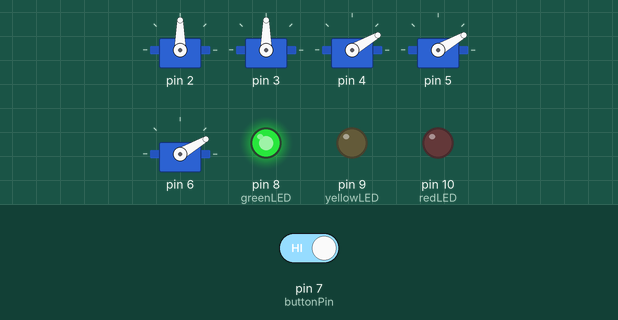
Recording of a sketch running on a simulated Arduino Uno, built with avr-gcc and run on an emulated ATmega328P. On the bench: 5 × servo, output pins drawn as LEDs (lit = HIGH). Inputs (shaded band) come from the test bench; at power-on: pin 7 (buttonPin) HIGH.

Above: at 2.9 s.
3.0 s: pin 7 (buttonPin) driven LOW
At 4.6 s:
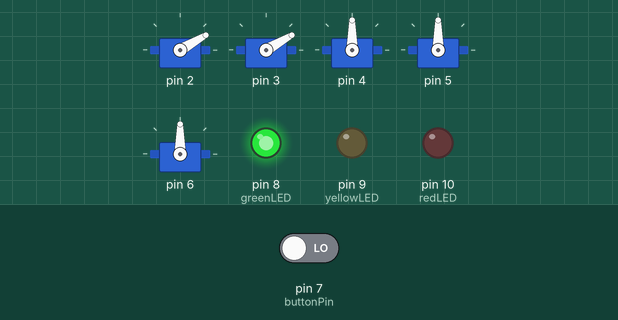
At 15.0 s:
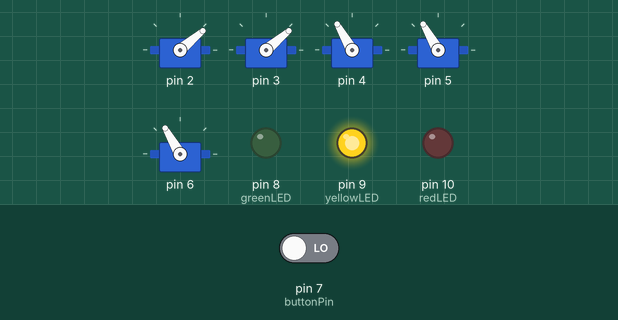
Timing chart, 0 to 39.5 s (numbered marks = the images above; inputs shaded):
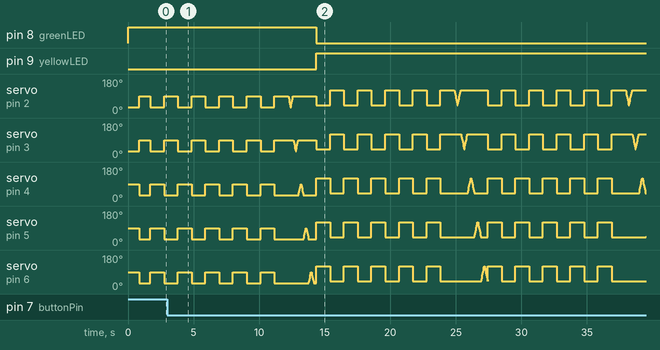

The sketch:

final_integrated_code.ino
```cpp
#include <Servo.h>

Servo myservo[5];

int buttonPin = 7;
int greenLED = 8;
int yellowLED = 9;
int redLED = 10;

int level = 0;
int lastState = HIGH;
unsigned long debounce = 200;

int low_min = 30;
int low_max = 90;
int med_min = 40;
int med_max = 120;
int high_min = 30;
int high_max = 150;

int min_val, max_val;
int pos = 0;

void setup() {
  myservo[0].attach(2);
  myservo[1].attach(3);
  myservo[2].attach(4);
  myservo[3].attach(5);
  myservo[4].attach(6);

  pinMode(buttonPin, INPUT_PULLUP);
  pinMode(greenLED, OUTPUT);
  pinMode(yellowLED, OUTPUT);
  pinMode(redLED, OUTPUT);

  update_threshold();
  update_leds();

  all_fingers_close();
  delay(800);
  all_fingers_open();
  delay(800);
}

void loop() {
  int reading = digitalRead(buttonPin);

  if (reading == LOW && lastState == HIGH) {
    delay(debounce);
    level = (level + 1) % 3;
    update_threshold();
    update_leds();
  }

  lastState = reading;

  for (int i = 0; i < 5; i++) {
    all_fingers_close();
    delay(1000);
    all_fingers_open();
    delay(1000);
  }

  for (int servo = 0; servo < 5; servo++) {
    if (servo >= 2) {
      for (pos = min_val; pos <= max_val; pos += 5) {
        myservo[servo].write(pos);
        delay(15);
      }
      for (pos = max_val; pos >= min_val; pos -= 5) {
        myservo[servo].write(pos);
        delay(15);
      }
    } else {
      for (pos = max_val; pos >= min_val; pos -= 5) {
        myservo[servo].write(pos);
        delay(15);
      }
      for (pos = min_val; pos <= max_val; pos += 5) {
        myservo[servo].write(pos);
        delay(15);
      }
    }
  }
}

void update_threshold() {
  if (level == 0) {
    min_val = low_min;
    max_val = low_max;
  } else if (level == 1) {
    min_val = med_min;
    max_val = med_max;
  } else {
    min_val = high_min;
    max_val = high_max;
  }
}

void update_leds() {
  digitalWrite(greenLED, level == 0);
  digitalWrite(yellowLED, level == 1);
  digitalWrite(redLED, level == 2);
}

void all_fingers_close() {
  myservo[0].write(min_val);
  myservo[1].write(min_val);
  myservo[2].write(max_val);
  myservo[3].write(max_val);
  myservo[4].write(max_val);
  delay(50);
}

void all_fingers_open() {
  myservo[0].write(max_val);
  myservo[1].write(max_val);
  myservo[2].write(min_val);
  myservo[3].write(min_val);
  myservo[4].write(min_val);
  delay(50);
}
```

Measured:
- after the input at 3.0 s, pin 8 (greenLED): HIGH → LOW after 11.4 s; pin 9 (yellowLED): LOW → HIGH after 11.4 s
